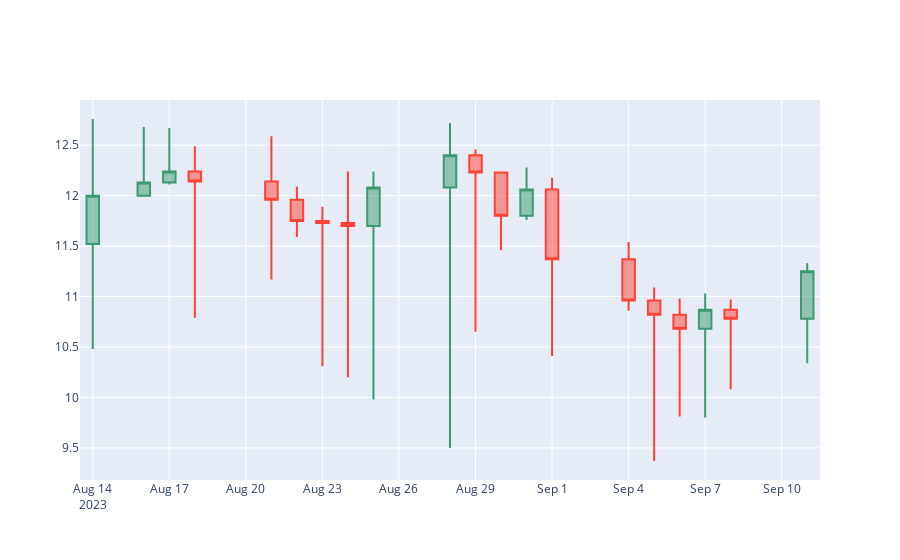

Notebook code cell kept with this figure:
### Code cell
import tkinter as tk

win = tk.Tk()

fig = go.Figure(data=[go.Candlestick(x=hist_data[2]['date'],
                open=hist_data[2]['open'],
                high=hist_data[2]['high'],
                low=hist_data[2]['low'],
                close=hist_data[2]['close'])])
fig.update_layout(xaxis_rangeslider_visible=False)


fig.show()
